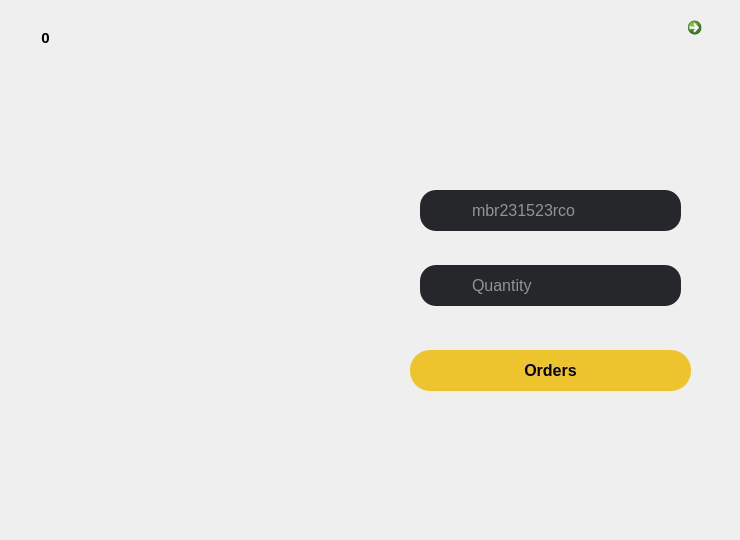
       <widget class="QWidget" name="page_9">
        <widget class="QPushButton" name="pushButton_8">
         <property name="geometry">
          <rect>
           <x>410</x>
           <y>350</y>
           <width>281</width>
           <height>41</height>
          </rect>
         </property>
         <property name="font">
          <font>
           <family>Arial</family>
           <pointsize>12</pointsize>
           <weight>75</weight>
           <bold>true</bold>
          </font>
         </property>
         <property name="styleSheet">
          <string notr="true">QPushButton{
background-color:rgba(237, 196, 44, 1);
color:black;
border-radius:20px;
}

QPushButton:pressed {
      color: white;
    background-color:black;
    color:rgba(237, 196, 44, 1);
}</string>
         </property>
         <property name="text">
          <string>Orders</string>
         </property>
        </widget>
        <widget class="QLineEdit" name="lineEdit_8">
         <property name="geometry">
          <rect>
           <x>420</x>
           <y>265</y>
           <width>261</width>
           <height>41</height>
          </rect>
         </property>
         <property name="font">
          <font>
           <family>Arial</family>
           <pointsize>12</pointsize>
          </font>
         </property>
         <property name="styleSheet">
          <string notr="true">background-color:rgba(38, 39, 42, 1);
border-radius: 16px;
padding-left:50px;
color:white;</string>
         </property>
         <property name="text">
          <string/>
         </property>
         <property name="placeholderText">
          <string>Quantity</string>
         </property>
        </widget>
        <widget class="QLineEdit" name="lineEdit_9">
         <property name="geometry">
          <rect>
           <x>420</x>
           <y>190</y>
           <width>261</width>
           <height>41</height>
          </rect>
         </property>
         <property name="font">
          <font>
           <family>Arial</family>
           <pointsize>12</pointsize>
          </font>
         </property>
         <property name="styleSheet">
          <string notr="true">background-color:rgba(38, 39, 42, 1);
border-radius: 16px;
padding-left:50px;
color:white;</string>
         </property>
         <property name="text">
          <string/>
         </property>
         <property name="placeholderText">
          <string>mbr231523rco</string>
         </property>
        </widget>
        <widget class="QLabel" name="label_39">
         <property name="geometry">
          <rect>
           <x>430</x>
           <y>195</y>
           <width>31</width>
           <height>31</height>
          </rect>
         </property>
         <property name="styleSheet">
          <string notr="true">backround-color:rgba(82, 82, 82, 1);</string>
         </property>
         <property name="text">
          <string/>
         </property>
         <property name="pixmap">
          <pixmap resource="../images/source.qrc">:/Images/member.png</pixmap>
         </property>
         <property name="scaledContents">
          <bool>true</bool>
         </property>
        </widget>
        <widget class="QLabel" name="label_40">
         <property name="geometry">
          <rect>
           <x>0</x>
           <y>-3</y>
           <width>731</width>
           <height>531</height>
          </rect>
         </property>
         <property name="text">
          <string/>
         </property>
         <property name="pixmap">
          <pixmap resource="../images/source.qrc">:/Images/matcha fusion.png</pixmap>
         </property>
         <property name="scaledContents">
          <bool>true</bool>
         </property>
        </widget>
        <widget class="QLabel" name="label_41">
         <property name="geometry">
          <rect>
           <x>430</x>
           <y>270</y>
           <width>31</width>
           <height>31</height>
          </rect>
         </property>
         <property name="styleSheet">
          <string notr="true">backround-color:rgba(82, 82, 82, 1);</string>
         </property>
         <property name="text">
          <string/>
         </property>
         <property name="pixmap">
          <pixmap resource="../images/source.qrc">:/Images/quantity.png</pixmap>
         </property>
         <property name="scaledContents">
          <bool>true</bool>
         </property>
        </widget>
        <widget class="QCommandLinkButton" name="commandLinkButton_7">
         <property name="geometry">
          <rect>
           <x>680</x>
           <y>10</y>
           <width>41</width>
           <height>41</height>
          </rect>
         </property>
         <property name="text">
          <string/>
         </property>
         <property name="icon">
          <iconset resource="../images/source.qrc">
           <normaloff>:/Images/close.png</normaloff>:/Images/close.png</iconset>
         </property>
         <property name="iconSize">
          <size>
           <width>30</width>
           <height>30</height>
          </size>
         </property>
        </widget>
        <widget class="QLabel" name="label_64">
         <property name="geometry">
          <rect>
           <x>21</x>
           <y>13</y>
           <width>51</width>
           <height>51</height>
          </rect>
         </property>
         <property name="text">
          <string/>
         </property>
         <property name="pixmap">
          <pixmap resource="../images/source.qrc">:/Images/lingkaran.png</pixmap>
         </property>
        </widget>
        <widget class="QLabel" name="label_65">
         <property name="geometry">
          <rect>
           <x>30</x>
           <y>30</y>
           <width>31</width>
           <height>16</height>
          </rect>
         </property>
         <property name="font">
          <font>
           <pointsize>11</pointsize>
           <weight>75</weight>
           <bold>true</bold>
          </font>
         </property>
         <property name="text">
          <string>0</string>
         </property>
         <property name="alignment">
          <set>Qt::AlignCenter</set>
         </property>
        </widget>
        <zorder>label_40</zorder>
        <zorder>pushButton_8</zorder>
        <zorder>lineEdit_8</zorder>
        <zorder>lineEdit_9</zorder>
        <zorder>label_39</zorder>
        <zorder>label_41</zorder>
        <zorder>commandLinkButton_7</zorder>
        <zorder>label_64</zorder>
        <zorder>label_65</zorder>
       </widget>
